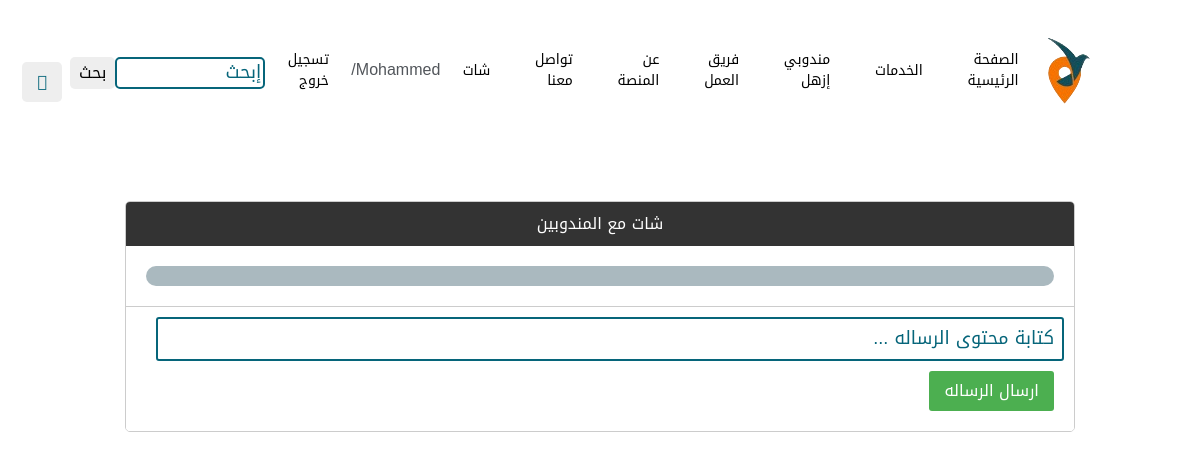
/chat_m.php?delivery_agent_id=7 (signed in), run on an earlier commit of the app's database.
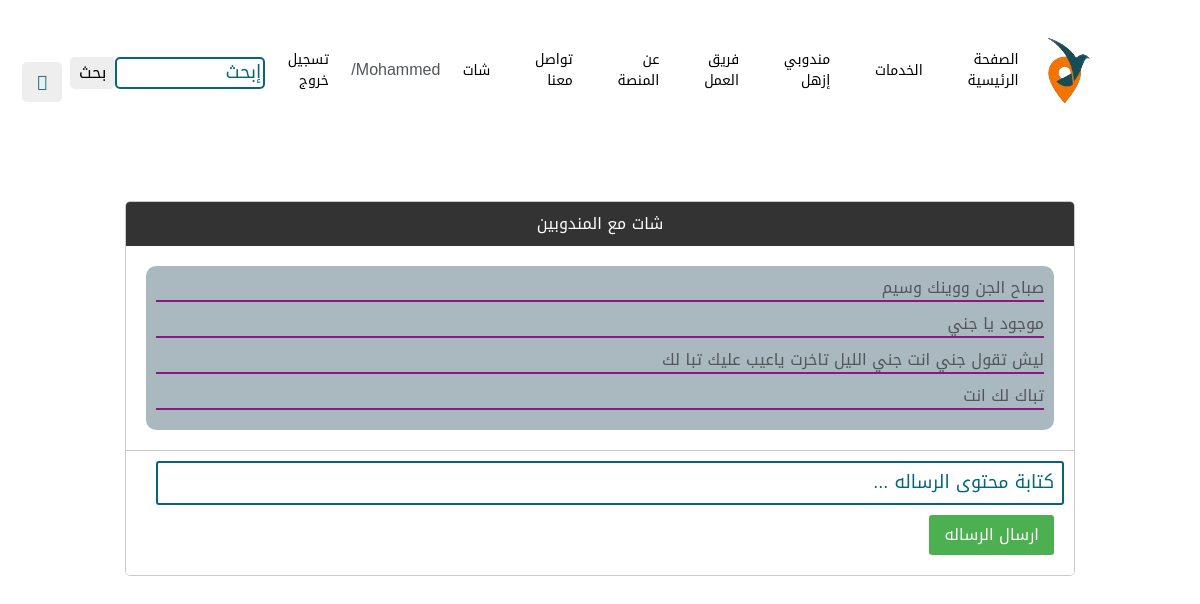
And on a later commit of the database.
### tables this page shows
CREATE TABLE `chat` (
  `id` int(11) NOT NULL,
  `beneficiary_id` int(11) NOT NULL,
  `delivery_agent_id` int(11) NOT NULL,
  `notes` text NOT NULL
);

### chat_m.php (the view, shortened to what this page needs)
<?php
if(!isset($_SESSION['uid'])){
    header('location:login.php');
    exit();
}else{
    include "db_conn.php";
    include 'master.php';
    if (isset($_SESSION['bene_id']) && isset($_GET['delivery_agent_id'])){
        $delivery_agent_id = $_GET['delivery_agent_id'];
        $bene_id = $_SESSION['bene_id'];
        $stmt = $conn->prepare("SELECT * FROM `chat` WHERE delivery_agent_id=:delivery_agent_id AND beneficiary_id=:beneficiary_id");
        $stmt->execute(['beneficiary_id' => $bene_id, 'delivery_agent_id' => $delivery_agent_id]);
        $results = $stmt->fetchAll(PDO::FETCH_ASSOC);
    }
    ?>
    <!DOCTYPE html>
    <html lang="en">
    <head>
    </head>
    <body>
    <div style="display: flex;">
        <div class="chat-container" style="flex: 3;">
            <div class="chat-header">
                <?php
                if (isset($_SESSION['delivery_dashboard'])){
                    echo "شات مع العملاء";
                } else {
                    echo "شات مع المندوبين";
                }
                ?>
            </div>
            <form action="chat_m.php" method="post">
                <div class="chat-messages" id="chat-messages">
                    <div class="message" style="background-color: #aab9bf">
                        <?php
                        if ($results) {
                            foreach ($results as $row)
                            {
                                echo "<p style='margin-bottom: 10px;border-bottom: 2px solid #8a1784'>" . $row['notes'] . "</p>";
                            }
                        }
                        ?>
                    </div>
                </div>
                <div class="chat-input">
                    <input type="text" id="message-input" name="notes" placeholder="كتابة محتوى الرساله ...">
                    <button type="submit" name="submit">ارسال الرساله</button>
                </div>
            </form>
        </div>
    </div>
    </body>
    </html>
    <?php
}

### master.php
<!DOCTYPE html>
<html lang="ar" dir="rtl">
<head>
  <?php include  'include/head.php' ?>
</head>
<body >
<?php include  'include/header.php' ?>
</body>
</html>

### include/head.php (shortened to what this page needs)
<link rel="stylesheet" type="text/css" href="style.css">
<link href="https://cdnjs.cloudflare.com/ajax/libs/font-awesome/5.10.0/css/all.min.css" rel="stylesheet">
<link href="https://cdn.jsdelivr.net/npm/bootstrap-icons@1.4.1/font/bootstrap-icons.css" rel="stylesheet">
<link href="lib/animate/animate.min.css" rel="stylesheet">
<link href="lib/owlcarousel/assets/owl.carousel.min.css" rel="stylesheet">
<link href="css/bootstrap.min.css" rel="stylesheet">
<link href="css/style.css" rel="stylesheet">
<link rel="stylesheet" href="https://cdnjs.cloudflare.com/ajax/libs/font-awesome/5.15.2/css/all.min.css"/>
<link rel="stylesheet" href="https://cdnjs.cloudflare.com/ajax/libs/toastr.js/latest/toastr.min.css" />
<link href="./round-trip-page_files/css2" rel="stylesheet">
<link href="./round-trip-page_files/all.min.css" rel="stylesheet">
<link href="./round-trip-page_files/bootstrap-icons.css" rel="stylesheet">
<link href="./round-trip-page_files/bootstrap.min.css" rel="stylesheet">
<link rel="stylesheet" href="./round-trip-page_files/style.css">
<link href="./Add the trip_files/css2" rel="stylesheet">
<link rel="stylesheet" href="./Add the trip_files/all.min.css">
<link href="./Add the trip_files/bootstrap-icons.css" rel="stylesheet">
<link href="./Add the trip_files/bootstrap.min.css" rel="stylesheet">
<link rel="stylesheet" href="./Add the trip_files/style.css">
<link href="./map_files/css2" rel="stylesheet">
<link rel="stylesheet" href="./map_files/all.min.css">
<link href="./map_files/bootstrap-icons.css" rel="stylesheet">
<link href="./map_files/bootstrap.min.css" rel="stylesheet">
<link rel="stylesheet" href="./detail of the trip page_files/style.css">
<link href="./Send Request Page_files/css2" rel="stylesheet">
<link rel="stylesheet" href="./Send Request Page_files/all.min.css">
<link href="./Send Request Page_files/bootstrap-icons.css" rel="stylesheet">

### include/header.php (shortened to what this page needs)
<header class="header" style="
    position: fixed;
">
    <img src="img/loggoo.png" alt="شعار الموقع">
    <nav class="Navbar">
        <a href="index.php">الصفحة الرئيسية</a>
        <?php
        if (((isset($_SESSION['uid']) && isset($_SESSION['bene_dashboard']) && !isset($_SESSION['delivery_dashboard'])) || (!isset($_SESSION['delivery_dashboard']) && !isset($_SESSION['bene_dashboard'])))) { ?>
            <div class="has-submenu">
                <a href="services.php">الخدمات</a>
            </div>
            <a href="/mndobie.php">مندوبي إزهل</a>
            <a href="./team.php">فريق العمل</a>
            <a href="./about.php"> عن المنصة</a>
            <a href="./contact.php"> تواصل معنا</a>
            <a href="chat.php">شات</a>
        <?php } if (!isset($_SESSION['bene_dashboard']) && isset($_SESSION['delivery_dashboard'])) { ?>
            <div class="has-submenu">
                <a href="services.php">الخدمات</a>
                <div class="submenu">
                    <?php if ($_SESSION['Availability'] == "1") { ?>
                    <div class="has2-submenu"><a href="parcel_active.php">خدمات البريد إزهل المعلقة</a> </div>
                    <?php } if ($_SESSION['Availability'] == "2") { ?>
                    <a href="./round-trip.php" class="sub">الخدمات الإنتقال بين المدن المعلقة</a>
                    <?php } if ($_SESSION['Availability'] == "3") { ?>
                    <a href="driver_private.php" class="sub">الخدمات سائق خاص المعلقة</a>
                    <?php } if ($_SESSION['Availability'] == "4") { ?>
                    <a href="services_gasoline.php" class="sub">الخدمات إيصال بنزين المعلقة</a>
                    <?php } if ($_SESSION['Availability'] == "5") { ?>
                    <a href="gas.php" class="sub">الخدمات إيصال غاز  المعلقة</a>
                    <?php }?>
                </div>
            </div>
            <a href="chat.php">شات</a>
            <a href="./team.php">فريق العمل</a>
            <a href="./about.php"> عن المنصة</a>
        <?php } ?>
        <?php
        if (isset($_SESSION['uid']) && isset($_SESSION['uname'])) {
            if (isset($_SESSION['delivery_dashboard'])){
                echo '<a href="profile.php?profile='.$_SESSION['uid'].'"><span>'.$_SESSION['uname'].'</span></a> / ';
                echo '<a href="./logout.php">تسجيل خروج</a>';
            }else{
                echo '<span>'.$_SESSION['uname'].'</span> / ';
                echo '<a href="./logout.php">تسجيل خروج</a>';
            }
        } else {
            echo '<a href="./login.php">تسجيل الدخول</a>';
        }
        ?>
    </nav>
    <form onsubmit="event.preventDefault();" role="search" class="search-form">
        <div class="search-container">
            <input id="search" type="search" placeholder="إبحث" autofocus required>
            <button type="submit" class="search-button">بحث</button>
        </div>
    </form>
    <div class="icons" style="margin-top: 24px;">
        <a style="margin: 0 !important;" href="/profile.php"> <div class="fas fa-bell" id="bell-btn"></div></a>
    </div>
</header>

### style.css (style rules this page uses)
:root { --primary: #F57300; --secondary: #34AD54; --light: #EEF9FF; --dark: #06657A; }
::placeholder { color: #06657A; font-size: 18px; font-weight: 500; }

### css/style.css (style rules this page uses)
:root { --primary: #F57300; --secondary: #34AD54; --light: #EEF9FF; --dark: #06657A; --orange: #F57300 --box-shadow:0 .5rem 1rem rgba(0, 0, 0, .1); --border: .2rem solid rgba(0, 0, 0, .1); --outline: .1rem solid rgba(0, 0, 0, .1); --outline-hover: .2rem solid var(--black); }
* { font-family: "Noto Kufi Arabic", sans-serif; margin: 0; padding: 0; box-sizing: border-box; outline: none; border: none; text-decoration: none; text-transform: capitalize; transition: all .2s linear; text-transform: capitalize; }
.header { position: contents; top: 0; left: 0; right: 0; z-index: 1000; display: flex; align-items: center; justify-content: space-between; padding: 2rem 9%; box-shadow: #06657A; transition: all .2s linear; background: url('img/rr.png') center/cover; font-family: 'Noto Kufi Arabic', sans-serif; transition: background 0.33s ease; background: linear-gradient(rgba(255, 255, 255, 0.5), rgba(255, 255, 255, 0.5)); }
.header .Navbar { display: contents; align-items: center; }
.header .Navbar a { font-size: 14px; margin: 0 .9.5rem; color: black; display: inline-block; }
.header a { font-family: 'Noto Kufi Arabic'; font-size: 1px; color: #06657A; margin: 0 1.4rem; font-weight: 11px; }
.search-form { display: inline-block; }
.search-container { display: flex; }
#search { border-radius: 4px 0 0 4px; border: 1px solid #ccc; padding: 8px; width: 200px; }
.search-button { border-radius: 0 4px 4px 0; border: 1px solid #ccc; background-color: #f3f3f3; padding: 8px 16px; cursor: pointer; }
.header .icons div { height: 2.5rem; width: 2.5rem; line-height: 2.5rem; border-radius: .3rem; background: #eee; color: var(--black); font-size: 1rem; margin-right: .5rem; cursor: pointer; text-align: center; }
#search { width: 150px; padding: 2px; border: 2px solid #ccc; border-radius: 5px; font-size: 16px; outline: none; }
button[type="submit"] { background-color: #eee; color: black; border: none; padding: 3px 9px; border-radius: 5px; cursor: pointer; font-size: 16px; transition: background-color 0.3s ease; }
.header .has-submenu { margin: 0; line-height: 15px; position: relative; }
.header .has-submenu { position: relative; }

### round-trip-page_files/style.css (style rules this page uses)
* { padding: 0; margin: 0; box-sizing: border-box; font-family: "Noto Kufi Arabic", sans-serif !important; }
:root { --primary: #F57300; --secondary: #34AD54; --light: #EEF9FF; --dark: #06657A; --main-color: #06657a; }
html { scroll-behavior: smooth; }
body { font-family: "Heebo",sans-serif; }

### Add the trip_files/style.css (style rules this page uses)
* { padding: 0; margin: 0; box-sizing: border-box; font-family: "Noto Kufi Arabic", sans-serif !important; }
:root { --primary: #F57300; --secondary: #34AD54; --light: #EEF9FF; --dark: #06657A; --main-color: #06657a; }
html { scroll-behavior: smooth; }
body { font-family: "Heebo",sans-serif; }
input, select { border: 2px solid #06657a !important; padding: 4px 4px; }

### detail of the trip page_files/style.css (style rules this page uses)
* { font-family: "Noto Kufi Arabic", sans-serif !important; }
input, select { border: 2px solid #06657a; border-radius: 15px; padding: 4px 4px; }

### include/head.php (style rules this page uses)
input[type="text"], select { width: 100%; border: 1px solid #ccc; border-radius: 5px; }
.fas { margin-right: 5px; }

### chat_m.php (style rules this page uses)
.chat-container { margin: 201px auto; max-width: 950px; border: 1px solid #ccc; border-radius: 5px; overflow: hidden; }
.chat-header { background-color: #333; color: #fff; padding: 10px; text-align: center; }
.chat-messages { padding: 10px; overflow-y: auto; max-height: 300px; }
.message { margin-bottom: 10px; }
.chat-input { padding: 10px; background-color: #fff; border-top: 1px solid #ccc; }
.chat-input input[type="text"] { width: calc(100% - 20px); padding: 8px; border: 1px solid #ccc; border-radius: 3px; }
.chat-input button { margin:10px ; padding: 8px 15px; background-color: #4CAF50; color: white; border: none; border-radius: 3px; cursor: pointer; }
.message { margin: 10px; padding: 10px; border-radius: 10px; clear: both; }

What changed in the data, as far as the page shows it:
added chat: notes "صباح الجن ووينك وسيم"
added chat: notes "موجود يا جني"
added chat: notes "ليش تقول جني انت جني الليل تاخرت ياعيب عليك تبا لك"
added chat: notes "تباك لك انت"
